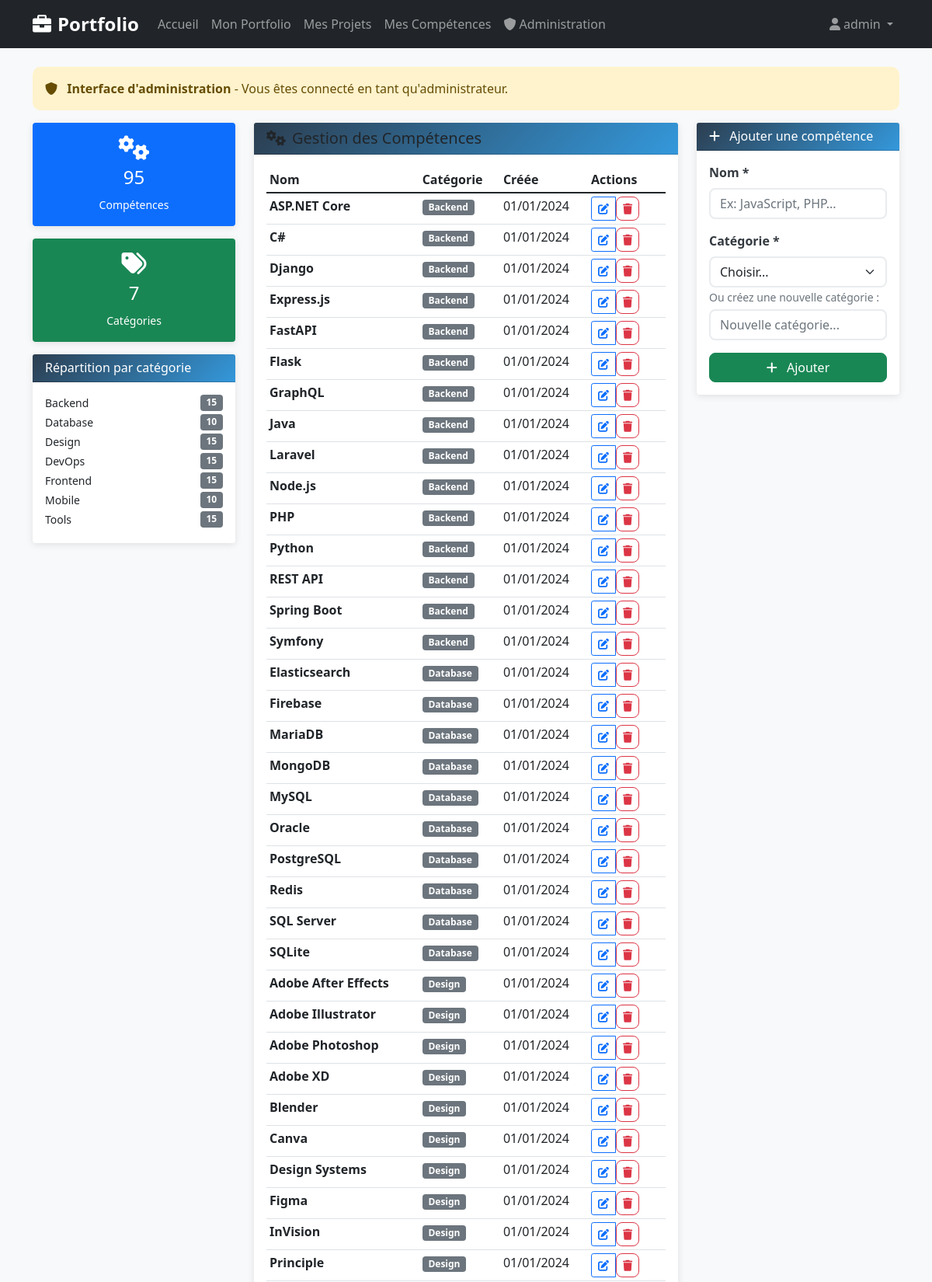
/admin.php (signed in, upper part), run on the app's committed database.
### tables this page shows
CREATE TABLE `skills` (
  `id` int(11) NOT NULL AUTO_INCREMENT,
  `name` varchar(100) NOT NULL UNIQUE,
  `category` varchar(50) NOT NULL,
  `created_at` timestamp NOT NULL DEFAULT CURRENT_TIMESTAMP,
  PRIMARY KEY (`id`)
);

### includes/functions.php (called while the page is built, shortened)
<?php
function isLoggedIn() {
    return isset($_SESSION['user_id']);
}
function getCurrentUsername() {
    return isset($_SESSION['username']) ? $_SESSION['username'] : null;
}
function isAdmin() {
    return isset($_SESSION['role']) && $_SESSION['role'] === 'admin';
}
function sanitizeOutput($string) {
    return htmlspecialchars($string, ENT_QUOTES, 'UTF-8');
}
?>

### classes/Skill.php (called while the page is built, shortened)
<?php
class Skill {
    private $db;
    public function __construct() {
        $this->db = Database::getInstance()->getConnection();
    }
    public function getAllSkills() {
        try {
            $sql = "SELECT * FROM skills ORDER BY category, name";
            $stmt = $this->db->query($sql);
            return $stmt->fetchAll();
        } catch (PDOException $e) {
            error_log("Erreur getAllSkills: " . $e->getMessage());
            return [];
        }
    }
    public function getSkillsByCategory() {
        try {
            $sql = "SELECT * FROM skills ORDER BY category, name";
            $stmt = $this->db->query($sql);
            $skills = $stmt->fetchAll();
            $grouped = [];
            foreach ($skills as $skill) {
                $grouped[$skill['category']][] = $skill;
            }
            return $grouped;
        } catch (PDOException $e) {
            error_log("Erreur getSkillsByCategory: " . $e->getMessage());
            return [];
        }
    }
}
?>

### classes/Database.php (called while the page is built, shortened)
<?php
class Database {
    private static $instance = null;
    private $connection;
    private function __construct() {
        try {
            $this->connection = new PDO(
                "mysql:host=" . DB_HOST . ";port=" . DB_PORT . ";dbname=" . DB_NAME . ";charset=utf8mb4",
                DB_USER,
                DB_PASS,
                [
                    PDO::ATTR_ERRMODE => PDO::ERRMODE_EXCEPTION,
                    PDO::ATTR_DEFAULT_FETCH_MODE => PDO::FETCH_ASSOC,
                    PDO::ATTR_EMULATE_PREPARES => false
                ]
            );
        } catch (PDOException $e) {
            die("Erreur de connexion à la base de données : " . $e->getMessage());
        }
    }
    public static function getInstance() {
        if (self::$instance === null) {
            self::$instance = new self();
        }
        return self::$instance;
    }
    public function getConnection() {
        return $this->connection;
    }
}
?>

### admin.php (the view, shortened to what this page needs)
<?php
require_once __DIR__ . '/config/database.php';
require_once __DIR__ . '/classes/Database.php';
require_once __DIR__ . '/classes/Skill.php';
require_once __DIR__ . '/includes/functions.php';
$skillClass = new Skill();
$editSkill = null;
$skills = $skillClass->getAllSkills();
$skillsByCategory = $skillClass->getSkillsByCategory();
include __DIR__ . '/includes/header.php';
?>
<div class="row">
    <div class="col-12">
        <div class="alert alert-warning">
            <i class="fas fa-shield-alt me-2"></i>
            <strong>Interface d'administration</strong> - Vous êtes connecté en tant qu'administrateur.
        </div>
    </div>
</div>
<div class="row">
    <div class="col-md-3">
        <div class="card bg-primary text-white mb-3">
            <div class="card-body text-center">
                <i class="fas fa-cogs fa-2x mb-2"></i>
                <h4><?php echo count($skills); ?></h4>
                <small>Compétences</small>
            </div>
        </div>
        <div class="card bg-success text-white mb-3">
            <div class="card-body text-center">
                <i class="fas fa-tags fa-2x mb-2"></i>
                <h4><?php echo count($skillsByCategory); ?></h4>
                <small>Catégories</small>
            </div>
        </div>
        <div class="card">
            <div class="card-header">
                <h6 class="mb-0">Répartition par catégorie</h6>
            </div>
            <div class="card-body">
                <?php foreach ($skillsByCategory as $category => $categorySkills): ?>
                    <div class="d-flex justify-content-between mb-1">
                        <small><?php echo htmlspecialchars($category); ?></small>
                        <span class="badge bg-secondary"><?php echo count($categorySkills); ?></span>
                    </div>
                <?php endforeach; ?>
            </div>
        </div>
    </div>
    <div class="col-md-6">
        <div class="card">
            <div class="card-header bg-warning text-dark">
                <h5 class="mb-0">
                    <i class="fas fa-cogs me-2"></i>Gestion des Compétences
                </h5>
            </div>
            <div class="card-body">
                <?php if (empty($skills)): ?>
                    <div class="text-center py-4">
                        <i class="fas fa-cogs fa-4x text-muted mb-3"></i>
                        <h5 class="text-muted">Aucune compétence</h5>
                        <p class="text-muted">Commencez par ajouter des compétences.</p>
                    </div>
                <?php else: ?>
                    <div class="table-responsive">
                        <table class="table table-hover table-sm">
                            <thead>
                                <tr>
                                    <th>Nom</th>
                                    <th>Catégorie</th>
                                    <th>Créée</th>
                                    <th width="100">Actions</th>
                                </tr>
                            </thead>
                            <tbody>
                                <?php foreach ($skills as $skill): ?>
                                    <tr>
                                        <td><strong><?php echo htmlspecialchars($skill['name']); ?></strong></td>
                                        <td>
                                            <span class="badge bg-secondary"><?php echo htmlspecialchars($skill['category']); ?></span>
                                        </td>
                                        <td><?php echo date('d/m/Y', strtotime($skill['created_at'])); ?></td>
                                        <td>
                                            <div class="btn-group btn-group-sm">
                                                <a href="?edit=<?php echo $skill['id']; ?>"
                                                   class="btn btn-outline-primary btn-sm">
                                                    <i class="fas fa-edit"></i>
                                                </a>
                                                <form method="POST" style="display: inline;"
                                                      onsubmit="return confirm('Supprimer cette compétence ?')">
                                                    <button type="submit" class="btn btn-outline-danger btn-sm">
                                                        <i class="fas fa-trash"></i>
                                                    </button>
                                                </form>
                                            </div>
                                        </td>
                                    </tr>
                                <?php endforeach; ?>
                            </tbody>
                        </table>
                    </div>
                <?php endif; ?>
            </div>
        </div>
    </div>
    <div class="col-md-3">
        <div class="card">
            <div class="card-header">
                <h6 class="mb-0">
                    <i class="fas fa-<?php echo $editSkill ? 'edit' : 'plus'; ?> me-2"></i>
                    <?php echo $editSkill ? 'Modifier' : 'Ajouter'; ?> une compétence
                </h6>
            </div>
            <div class="card-body">
                <form method="POST">
                    <div class="mb-3">
                        <label class="form-label">Nom *</label>
                        <input type="text" name="name" class="form-control"
                               value="<?php echo htmlspecialchars($editSkill['name'] ?? ''); ?>"
                               required placeholder="Ex: JavaScript, PHP...">
                    </div>
                    <div class="mb-3">
                        <label class="form-label">Catégorie *</label>
                        <select name="category" class="form-select">
                            <option value="">Choisir...</option>
                        </select>
                        <small class="form-text text-muted">Ou créez une nouvelle catégorie :</small>
                        <input type="text" name="custom_category" class="form-control mt-1"
                               placeholder="Nouvelle catégorie...">
                    </div>
                    <div class="d-grid gap-2">
                        <button type="submit" class="btn btn-<?php echo $editSkill ? 'primary' : 'success'; ?>">
                            <i class="fas fa-<?php echo $editSkill ? 'save' : 'plus'; ?> me-2"></i>
                            <?php echo $editSkill ? 'Modifier' : 'Ajouter'; ?>
                        </button>
                    </div>
                </form>
            </div>
        </div>
    </div>
</div>
<?php include 'includes/footer.php'; ?>

### includes/header.php (shortened to what this page needs)
<?php
require_once __DIR__ . '/functions.php';
?>
<!DOCTYPE html>
<html lang="fr">
<head>
    <link href="https://cdn.jsdelivr.net/npm/bootstrap@5.1.3/dist/css/bootstrap.min.css" rel="stylesheet">
    <link href="https://cdnjs.cloudflare.com/ajax/libs/font-awesome/6.0.0/css/all.min.css" rel="stylesheet">
    <link href="assets/css/style.css" rel="stylesheet">
</head>
<body>
    <nav class="navbar navbar-expand-lg navbar-dark bg-dark">
        <div class="container">
            <a class="navbar-brand" href="index.php">
                <i class="fas fa-briefcase me-2"></i>Portfolio
            </a>
            <div class="collapse navbar-collapse" id="navbarNav">
                <ul class="navbar-nav me-auto">
                    <li class="nav-item">
                        <a class="nav-link" href="index.php">Accueil</a>
                    </li>
                    <?php if (isLoggedIn()): ?>
                        <li class="nav-item">
                            <a class="nav-link" href="dashboard.php">Mon Portfolio</a>
                        </li>
                        <li class="nav-item">
                            <a class="nav-link" href="manage.php?section=projects">Mes Projets</a>
                        </li>
                        <li class="nav-item">
                            <a class="nav-link" href="manage.php?section=skills">Mes Compétences</a>
                        </li>
                        <?php if (isAdmin()): ?>
                            <li class="nav-item">
                                <a class="nav-link" href="admin.php">
                                    <i class="fas fa-shield-alt me-1"></i>Administration
                                </a>
                            </li>
                        <?php endif; ?>
                    <?php endif; ?>
                </ul>
                <ul class="navbar-nav">
                    <?php if (isLoggedIn()): ?>
                        <li class="nav-item dropdown">
                            <a class="nav-link dropdown-toggle" href="#" id="userDropdown" role="button" data-bs-toggle="dropdown">
                                <i class="fas fa-user me-1"></i><?php echo sanitizeOutput(getCurrentUsername()); ?>
                            </a>
                        </li>
                    <?php endif; ?>
                </ul>
            </div>
        </div>
    </nav>
    <main class="container mt-4">

### includes/footer.php (shortened to what this page needs)
</main>
</body>
</html>

### style.css (style rules this page uses)
:root { --primary-color: #2c3e50; --secondary-color: #3498db; --accent-color: #e74c3c; --success-color: #27ae60; --warning-color: #f39c12; --info-color: #17a2b8; --light-color: #f8f9fa; --dark-color: #343a40; }
body { font-family: 'Segoe UI', Tahoma, Geneva, Verdana, sans-serif; background-color: #f8f9fa; min-height: 100vh; display: flex; flex-direction: column; }
main { flex: 1; }
.navbar-brand { font-weight: bold; font-size: 1.5rem; }
.navbar-nav .nav-link { transition: color 0.3s ease; }
.card { border: none; box-shadow: 0 2px 10px rgba(0,0,0,0.1); transition: transform 0.3s ease, box-shadow 0.3s ease; }
.card-header { background: linear-gradient(135deg, var(--primary-color), var(--secondary-color)); color: white; font-weight: bold; }
.btn { border-radius: 8px; font-weight: 500; transition: all 0.3s ease; }
.form-control, .form-select { border-radius: 8px; border: 2px solid #e9ecef; transition: border-color 0.3s ease, box-shadow 0.3s ease; }
.form-label { font-weight: 600; color: var(--dark-color); }
.alert { border: none; border-radius: 10px; font-weight: 500; }

### data on the page
skills: name "ASP.NET Core", category "Backend", created_at "01/01/2024"
skills: name "C#", category "Backend", created_at "01/01/2024"
skills: name "Django", category "Backend", created_at "01/01/2024"
skills: name "Express.js", category "Backend", created_at "01/01/2024"
skills: name "FastAPI", category "Backend", created_at "01/01/2024"
skills: name "Flask", category "Backend", created_at "01/01/2024"
skills: name "GraphQL", category "Backend", created_at "01/01/2024"
skills: name "Java", category "Backend", created_at "01/01/2024"
skills: name "Laravel", category "Backend", created_at "01/01/2024"
skills: name "Node.js", category "Backend", created_at "01/01/2024"
skills: name "PHP", category "Backend", created_at "01/01/2024"
skills: name "Python", category "Backend", created_at "01/01/2024"
skills: name "REST API", category "Backend", created_at "01/01/2024"
skills: name "Spring Boot", category "Backend", created_at "01/01/2024"
skills: name "Symfony", category "Backend", created_at "01/01/2024"
skills: name "Elasticsearch", category "Database", created_at "01/01/2024"
skills: name "Firebase", category "Database", created_at "01/01/2024"
skills: name "MariaDB", category "Database", created_at "01/01/2024"
skills: name "MongoDB", category "Database", created_at "01/01/2024"
skills: name "MySQL", category "Database", created_at "01/01/2024"
skills: name "Oracle", category "Database", created_at "01/01/2024"
skills: name "PostgreSQL", category "Database", created_at "01/01/2024"
skills: name "Redis", category "Database", created_at "01/01/2024"
skills: name "SQL Server", category "Database", created_at "01/01/2024"
skills: name "SQLite", category "Database", created_at "01/01/2024"
skills: name "Adobe After Effects", category "Design", created_at "01/01/2024"
skills: name "Adobe Illustrator", category "Design", created_at "01/01/2024"
skills: name "Adobe Photoshop", category "Design", created_at "01/01/2024"
skills: name "Adobe XD", category "Design", created_at "01/01/2024"
skills: name "Blender", category "Design", created_at "01/01/2024"
skills: name "Canva", category "Design", created_at "01/01/2024"
skills: name "Design Systems", category "Design", created_at "01/01/2024"
skills: name "Figma", category "Design", created_at "01/01/2024"
skills: name "InVision", category "Design", created_at "01/01/2024"
skills: name "Principle", category "Design", created_at "01/01/2024"

### other printed values
sanitizeOutput(getCurrentUsername()) "admin"
count($skills) "95"
count($skillsByCategory) "7"
$category "Backend"
count($categorySkills) "15"
$category "Database"
count($categorySkills) "10"
$category "Design"
$category "DevOps"
$category "Frontend"
$category "Mobile"
$category "Tools"
